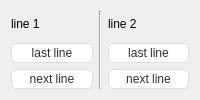
           <widget class="QWidget" name="tab_2">
            <attribute name="title">
             <string>L_L</string>
            </attribute>
            <layout class="QGridLayout" name="gridLayout_6">
             <item row="1" column="2">
              <widget class="QPushButton" name="pushButton_LL_S_lastline">
               <property name="minimumSize">
                <size>
                 <width>0</width>
                 <height>20</height>
                </size>
               </property>
               <property name="styleSheet">
                <string notr="true">QPushButton
{
color:rgb(48, 48, 48);
background-color:rgb(255, 255, 255);
border-radius: 5px;
border:1px solid rgb(222, 222, 222);
	font: 11pt &quot;Calibri&quot;;
}
QPushButton:hover
{
border-color: rgb(85, 255, 255);
border:1px solid rgb(165, 165, 165);
background-color:rgb(207, 207, 207);
}


QPushButton:pressed
{
    background-color:rgb(186, 186, 186); 
    padding-left:1px; 
    padding-top:2px;
}</string>
               </property>
               <property name="text">
                <string>last line</string>
               </property>
              </widget>
             </item>
             <item row="0" column="1" rowspan="3">
              <widget class="Line" name="line_4">
               <property name="orientation">
                <enum>Qt::Vertical</enum>
               </property>
              </widget>
             </item>
             <item row="2" column="0">
              <widget class="QPushButton" name="pushButton_LL_F_nextline">
               <property name="minimumSize">
                <size>
                 <width>0</width>
                 <height>20</height>
                </size>
               </property>
               <property name="styleSheet">
                <string notr="true">QPushButton
{
color:rgb(48, 48, 48);
background-color:rgb(255, 255, 255);
border-radius: 5px;
border:1px solid rgb(222, 222, 222);
	font: 11pt &quot;Calibri&quot;;
}
QPushButton:hover
{
border-color: rgb(85, 255, 255);
border:1px solid rgb(165, 165, 165);
background-color:rgb(207, 207, 207);
}


QPushButton:pressed
{
    background-color:rgb(186, 186, 186); 
    padding-left:1px; 
    padding-top:2px;
}</string>
               </property>
               <property name="text">
                <string>next line</string>
               </property>
              </widget>
             </item>
             <item row="1" column="0">
              <widget class="QPushButton" name="pushButton_LL_F_lastline">
               <property name="minimumSize">
                <size>
                 <width>0</width>
                 <height>20</height>
                </size>
               </property>
               <property name="styleSheet">
                <string notr="true">QPushButton
{
color:rgb(48, 48, 48);
background-color:rgb(255, 255, 255);
border-radius: 5px;
border:1px solid rgb(222, 222, 222);
	font: 11pt &quot;Calibri&quot;;
}
QPushButton:hover
{
border-color: rgb(85, 255, 255);
border:1px solid rgb(165, 165, 165);
background-color:rgb(207, 207, 207);
}


QPushButton:pressed
{
    background-color:rgb(186, 186, 186); 
    padding-left:1px; 
    padding-top:2px;
}</string>
               </property>
               <property name="text">
                <string>last line</string>
               </property>
              </widget>
             </item>
             <item row="0" column="2">
              <widget class="QLabel" name="label_7">
               <property name="minimumSize">
                <size>
                 <width>0</width>
                 <height>20</height>
                </size>
               </property>
               <property name="styleSheet">
                <string notr="true">image:url(&quot;线.png&quot;)</string>
               </property>
               <property name="text">
                <string>line 2</string>
               </property>
              </widget>
             </item>
             <item row="2" column="2">
              <widget class="QPushButton" name="pushButton_LL_S_nextline">
               <property name="minimumSize">
                <size>
                 <width>0</width>
                 <height>20</height>
                </size>
               </property>
               <property name="styleSheet">
                <string notr="true">QPushButton
{
color:rgb(48, 48, 48);
background-color:rgb(255, 255, 255);
border-radius: 5px;
border:1px solid rgb(222, 222, 222);
	font: 11pt &quot;Calibri&quot;;
}
QPushButton:hover
{
border-color: rgb(85, 255, 255);
border:1px solid rgb(165, 165, 165);
background-color:rgb(207, 207, 207);
}


QPushButton:pressed
{
    background-color:rgb(186, 186, 186); 
    padding-left:1px; 
    padding-top:2px;
}</string>
               </property>
               <property name="text">
                <string>next line</string>
               </property>
              </widget>
             </item>
             <item row="0" column="0">
              <widget class="QLabel" name="label_6">
               <property name="minimumSize">
                <size>
                 <width>0</width>
                 <height>20</height>
                </size>
               </property>
               <property name="styleSheet">
                <string notr="true">image:url(&quot;点.png&quot;)</string>
               </property>
               <property name="text">
                <string>line 1</string>
               </property>
              </widget>
             </item>
            </layout>
           </widget>
